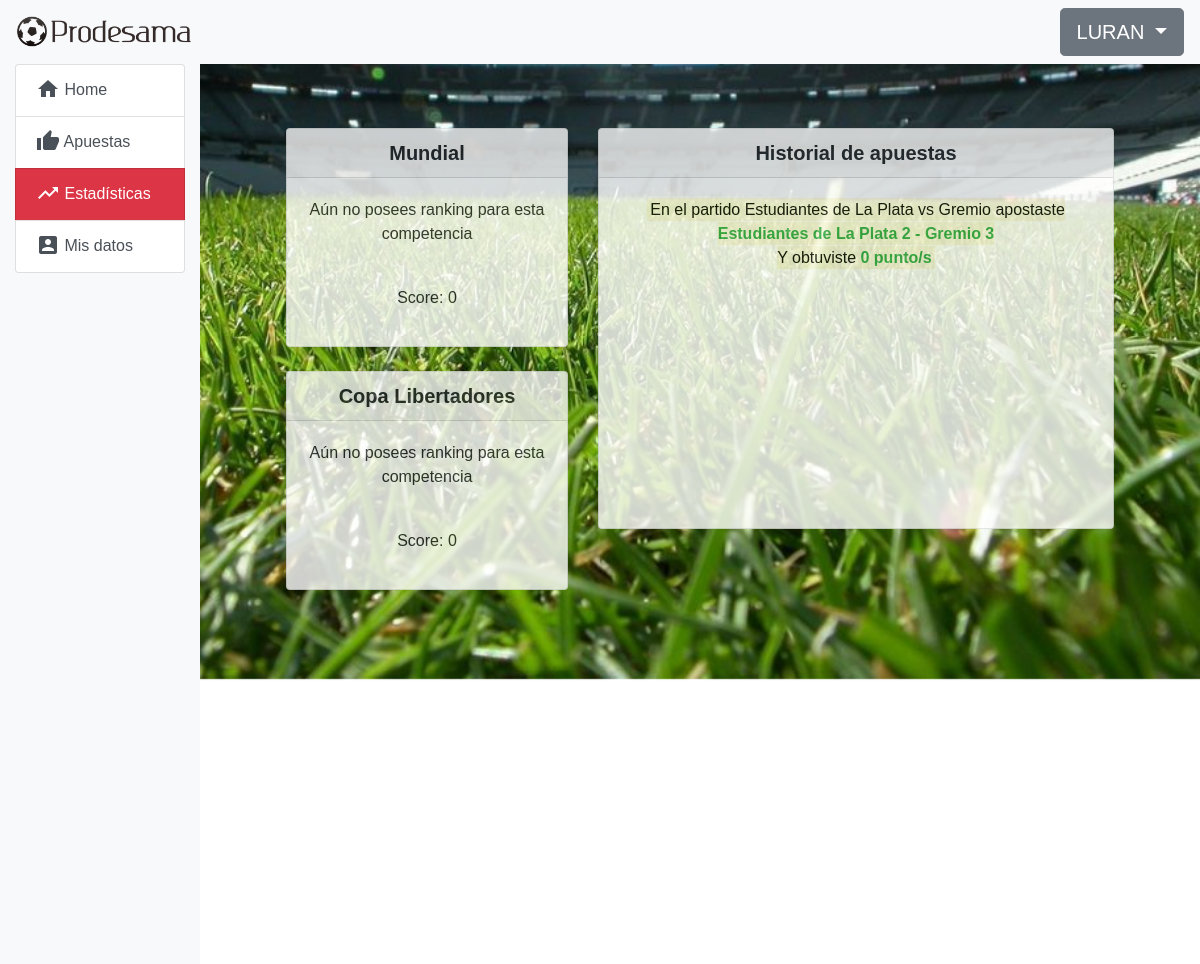
The page /home/puntaje (signed in) on the database its author committed.
### prode/models.py (models this page shows, shortened)
class Competition(models.Model):
    name = models.CharField(max_length=100)
    available = models.BooleanField(default=False)

class CompetitionStat(models.Model):
    user = models.ForeignKey(User, on_delete=models.CASCADE, related_name='comps')
    score = models.PositiveIntegerField(default=0)
    ranking = models.PositiveIntegerField(null=True)
    comp = models.ForeignKey(Competition, on_delete=models.CASCADE, null=True, related_name='comps')
    class Meta:
        unique_together = ('user', 'comp')

class Bet(models.Model):
    user = models.ForeignKey(User, related_name='bets', blank=True, on_delete=models.CASCADE)
    match = models.ForeignKey(Match, on_delete=models.CASCADE, related_name='bets')
    team1_score = models.PositiveIntegerField(default=0)
    team2_score = models.PositiveIntegerField(default=0)
    result = models.PositiveIntegerField(default=0, null=True)
    calculated = models.BooleanField(default=False)
    class Meta:
        unique_together = ('user', 'match')

class Match(models.Model):
    start = models.DateTimeField()
    end = models.DateTimeField()
    team1 = models.ForeignKey(Team, on_delete=models.CASCADE, related_name='+')
    team2 = models.ForeignKey(Team, on_delete=models.CASCADE, related_name='+')
    team1_score = models.PositiveIntegerField(default=0)
    team2_score = models.PositiveIntegerField(default=0)
    competition = models.ForeignKey(Competition, on_delete=models.CASCADE, null=True)
    def __str__(self):
        return (self.team1.name + " vs " + self.team2.name)

class Team(models.Model):
    name = models.CharField(max_length=50)
    flag = models.ImageField(upload_to='prode/images/flags/')
    def __str__(self):
        return self.name

### prode/views.py (the view)
# urls.py: path('home/puntaje', login_required(views.ScoreView.as_view()), name='puntaje'),
class ScoreView(generic.DetailView):
    template_name = 'prode/puntaje.html'
    def get(self, request):
        comps = Competition.objects.all()
        comp_stats = CompetitionStat.objects.all()
        bets = Bet.objects.all()
        return render(request, self.template_name, {'comps':comps,'comp_stats':comp_stats, 'bets':bets})

### prode/templates/prode/puntaje.html (shortened to what this page needs)
{% extends "prode/navigation.html" %}
{% block content %}
<div class="row justify-content-center text-center" style="opacity: 0.8">
    <div class="col-md-4">
        {% for c in comps %}
            <div class="card">
                <h5 class="card-header"><strong>{{ c.name }}</strong></h5>
                <div class="card-body">
                    {% for cs in comp_stats %}
                        {% if c == cs.comp %}
                            {% if user == cs.user %}
                                {% if cs.ranking == None %}
                                    <p>Aún no posees ranking para esta competencia</p>
                                {% else %}
                                    <p>Ranking: {{ cs.ranking }}</p>
                                {% endif %}
                                <br>
                                <p>Score: {{ cs.score }}</p>
                            {% endif %}
                        {% endif %}
                    {% endfor %}
                </div>
            </div>
            <br>
        {% endfor %}
    </div>
    <div class="col-md-7">
        <div class="card">
            <h5 class="card-header"><strong>Historial de apuestas</strong></h5>
            <div class="lista-proximos-partidos">
                <div class="card-body">
                    {% for bet in bets %}
                        {% if user == bet.user %}
                            <mark>
                                En el partido {{ bet.match }} apostaste
                                <br>
                                <b class="text-success">
                                {{bet.match.team1 }} {{ bet.team1_score }}
                                - {{ bet.match.team2 }} {{ bet.team2_score }}
                                </b>
                                <br>
                                Y obtuviste <b class="text-success">{{ bet.result }} punto/s</b>
                                <br>
                            </mark>
                            <br>
                        {% endif %}
                    {% endfor %}
                </div>
            </div>
        </div>
    </div>
</div>
{% endblock %}

### prode/templates/prode/base.html (shortened to what this page needs)
{% load static %}
<!doctype html>
<html lang="en">
<head>
    <link rel="stylesheet" type="text/css" href="{% static 'prode/css/style.css' %}" />
    <link rel="stylesheet" href="https://stackpath.bootstrapcdn.com/bootstrap/4.1.1/css/bootstrap.min.css">
</head>
<body style="overflow-x: hidden">
    <nav class="navbar navbar-expand-xl navbar-light bg-light">
        <a href="{% url 'prode:index' %}"><img class="navbar-brand" src="{% static 'prode/images/prodelogo2.png' %}" alt="PRODESAMA" width="180" height="auto"></a>
        <div class="collapse navbar-collapse" id="navbarSupportedContent">
            <ul class="navbar-nav ml-auto">
                {% if user.is_authenticated %}
                    <div class="dropdown">
                        <button class="btn btn-secondary btn-lg dropdown-toggle" type="button" id="dropdownMenuButton" data-toggle="dropdown" aria-haspopup="true" aria-expanded="false" style="text-transform: uppercase">
                            {{ user.username }}
                        </button>
                    </div>
                {% endif %}
            </ul>
        </div>
    </nav>
    {% block body_block %}
    {% endblock %}
</body>
</html>

### prode/static/prode/css/style.css (style rules this page uses)
* { font-family: sans-serif; }
.lista-proximos-partidos { height: 350px; width: auto; overflow-y: auto; overflow-x:hidden; }

### rows shown on the page
Competition: name "Mundial"
CompetitionStat: shows "Aún no posees ranking para esta competencia", score "0"
Competition: name "Copa Libertadores"
CompetitionStat: shows "Aún no posees ranking para esta competencia", score "0"
Bet: match "Estudiantes de La Plata vs Gremio", match.team1 "Estudiantes de La Plata", team1_score "2", match.team2 "Gremio", team2_score "3", result "0"

### other values the page prints
{{ user.username }} "LURAN"
